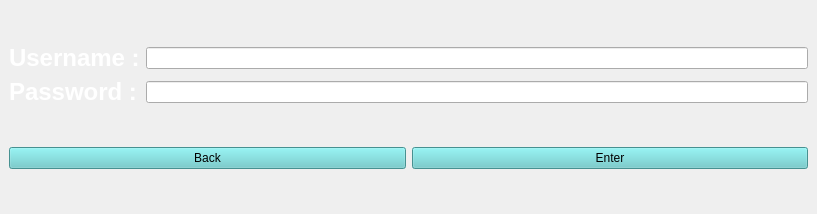
<?xml version="1.0" encoding="UTF-8"?>
<ui version="4.0">
 <class>LogIn</class>
 <widget class="QMainWindow" name="LogIn">
  <property name="geometry">
   <rect>
    <x>0</x>
    <y>0</y>
    <width>817</width>
    <height>214</height>
   </rect>
  </property>
  <property name="windowTitle">
   <string>MainWindow</string>
  </property>
  <property name="styleSheet">
   <string notr="true"/>
  </property>
  <widget class="QWidget" name="centralwidget">
   <layout class="QVBoxLayout" name="verticalLayout">
    <item>
     <layout class="QGridLayout" name="gridLayout">
      <item row="0" column="0">
       <widget class="QLabel" name="label_username">
        <property name="text">
         <string>&lt;html&gt;&lt;head/&gt;&lt;body&gt;&lt;p&gt;&lt;span style=&quot; font-size:18pt; font-weight:700; color:#ffffff;&quot;&gt;Username :&lt;/span&gt;&lt;/p&gt;&lt;/body&gt;&lt;/html&gt;</string>
        </property>
       </widget>
      </item>
      <item row="0" column="1">
       <widget class="QLineEdit" name="lineEdit_username"/>
      </item>
      <item row="1" column="0">
       <widget class="QLabel" name="label_pass">
        <property name="text">
         <string>&lt;html&gt;&lt;head/&gt;&lt;body&gt;&lt;p&gt;&lt;span style=&quot; font-size:18pt; font-weight:700; color:#ffffff;&quot;&gt;Password :&lt;/span&gt;&lt;/p&gt;&lt;/body&gt;&lt;/html&gt;</string>
        </property>
       </widget>
      </item>
      <item row="1" column="1">
       <widget class="QLineEdit" name="lineEdit_pass">
        <property name="echoMode">
         <enum>QLineEdit::Password</enum>
        </property>
       </widget>
      </item>
     </layout>
    </item>
    <item>
     <layout class="QHBoxLayout" name="horizontalLayout">
      <item>
       <widget class="QPushButton" name="pushButton_back">
        <property name="cursor">
         <cursorShape>OpenHandCursor</cursorShape>
        </property>
        <property name="styleSheet">
         <string notr="true">background-color: rgb(100, 203, 203);</string>
        </property>
        <property name="text">
         <string>Back</string>
        </property>
       </widget>
      </item>
      <item>
       <widget class="QPushButton" name="pushButton_enter">
        <property name="cursor">
         <cursorShape>OpenHandCursor</cursorShape>
        </property>
        <property name="styleSheet">
         <string notr="true">background-color: rgb(100, 203, 203);</string>
        </property>
        <property name="text">
         <string>Enter</string>
        </property>
       </widget>
      </item>
     </layout>
    </item>
   </layout>
  </widget>
 </widget>
 <resources/>
 <connections/>
</ui>
